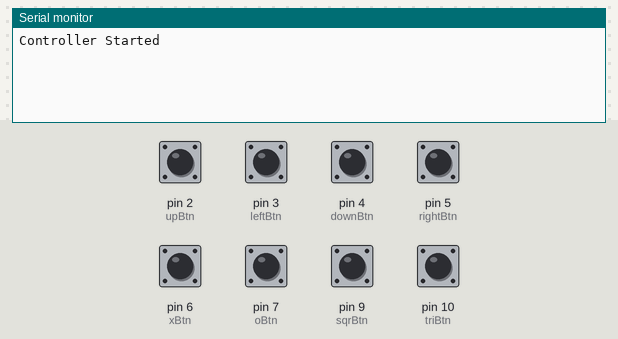
Simulated run of this sketch. Board: Arduino Leonardo, built with avr-gcc and run on an emulated ATmega32U4. On the bench: the last lines printed to the serial monitor. The test bench sets the inputs (shaded band); at power-on: pin 2 (upBtn), pin 3 (leftBtn), pin 4 (downBtn), pin 5 (rightBtn), pin 6 (xBtn), pin 7 (oBtn), pin 9 (sqrBtn), pin 10 (triBtn) HIGH. USB keyboard and mouse output is not drawn.

Above: at 1.2 s.
1.3 s: pin 2 (upBtn) pulled LOW for 0.15 s
At 1.9 s:
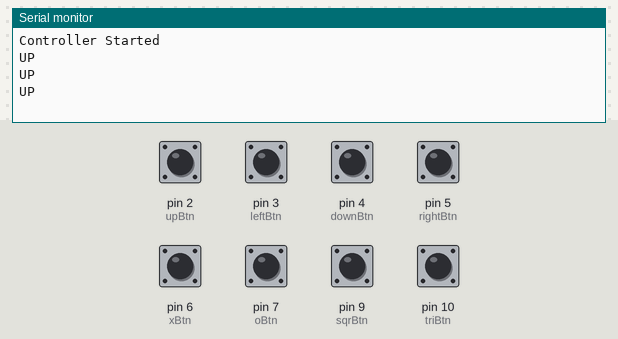
2.9 s: pin 3 (leftBtn) pulled LOW for 0.15 s
At 3.7 s:
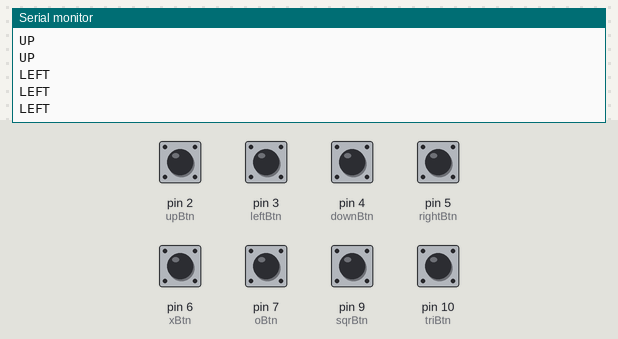
4.5 s: pin 4 (downBtn) pulled LOW for 0.15 s
At 5.4 s:
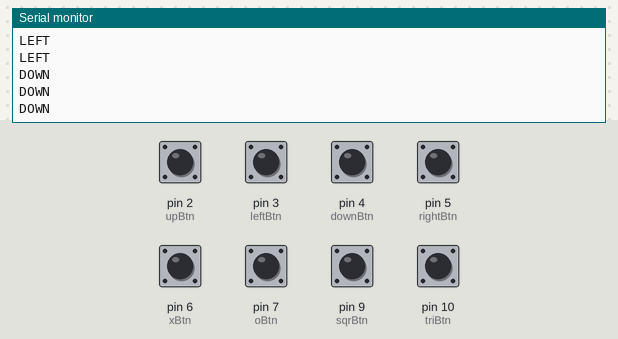
6.1 s: pin 5 (rightBtn) pulled LOW for 0.15 s
At 6.5 s:
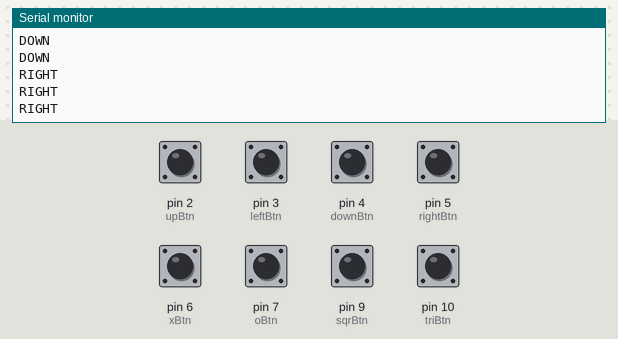
7.7 s: pin 6 (xBtn) pulled LOW for 0.15 s
At 8.3 s:
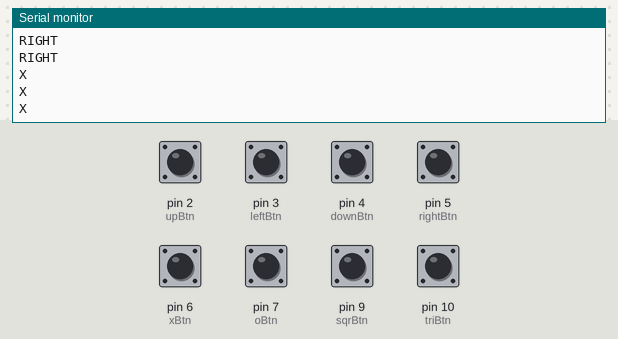
9.3 s: pin 7 (oBtn) pulled LOW for 0.15 s
At 10.1 s:
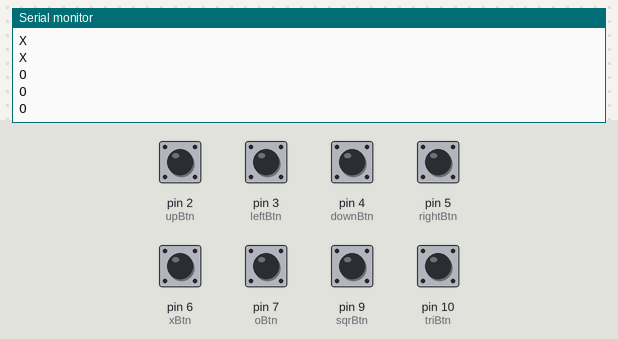

Measured:
- after the input at 1.3 s, the serial monitor: prints a new line at once (image 1)
- after the input at 2.9 s, the serial monitor: prints a new line at once (image 2)
- after the input at 4.5 s, the serial monitor: prints a new line at once (image 3)
- after the input at 6.1 s, the serial monitor: prints a new line at once (image 4)
- after the input at 7.7 s, the serial monitor: prints a new line at once (image 5)
- after the input at 9.3 s, the serial monitor: prints a new line at once (image 6)

The sketch:

MICRO.ino
```cpp
#include <Keyboard.h>

const int upBtn = 2;
const int downBtn = 4;
const int leftBtn = 3;
const int rightBtn = 5;

const int xBtn = 6;
const int oBtn = 7;
const int triBtn = 10;
const int sqrBtn = 9;

void setup() {

  Serial.begin(9600);

  pinMode(upBtn, INPUT_PULLUP);
  pinMode(downBtn, INPUT_PULLUP);
  pinMode(leftBtn, INPUT_PULLUP);
  pinMode(rightBtn, INPUT_PULLUP);

  pinMode(xBtn, INPUT_PULLUP);
  pinMode(oBtn, INPUT_PULLUP);
  pinMode(triBtn, INPUT_PULLUP);
  pinMode(sqrBtn, INPUT_PULLUP);

  Keyboard.begin();

  Serial.println("Controller Started");
}

void loop() {

  // Action buttons first priority
  bool xPressed   = digitalRead(xBtn) == LOW;
  bool oPressed   = digitalRead(oBtn) == LOW;
  bool tPressed   = digitalRead(triBtn) == LOW;
  bool sPressed   = digitalRead(sqrBtn) == LOW;

  // Agar koi action button dab raha hai
  if (xPressed || oPressed || tPressed || sPressed) {

    // Direction keys release
    Keyboard.release(KEY_UP_ARROW);
    Keyboard.release(KEY_DOWN_ARROW);
    Keyboard.release(KEY_LEFT_ARROW);
    Keyboard.release(KEY_RIGHT_ARROW);

    // X
    if (xPressed) {
      Keyboard.press('x');
      Serial.println("X");
    } else {
      Keyboard.release('x');
    }

    // O
    if (oPressed) {
      Keyboard.press('o');
      Serial.println("O");
    } else {
      Keyboard.release('o');
    }

    // TRIANGLE
    if (tPressed) {
      Keyboard.press('t');
      Serial.println("TRIANGLE");
    } else {
      Keyboard.release('t');
    }

    // SQUARE
    if (sPressed) {
      Keyboard.press('s');
      Serial.println("SQUARE");
    } else {
      Keyboard.release('s');
    }
  }

  // Agar action button nahi dab raha
  else {

    Keyboard.release('x');
    Keyboard.release('o');
    Keyboard.release('t');
    Keyboard.release('s');

    // UP
    if (digitalRead(upBtn) == LOW) {
      Keyboard.press(KEY_UP_ARROW);
      Serial.println("UP");
    } else {
      Keyboard.release(KEY_UP_ARROW);
    }

    // DOWN
    if (digitalRead(downBtn) == LOW) {
      Keyboard.press(KEY_DOWN_ARROW);
      Serial.println("DOWN");
    } else {
      Keyboard.release(KEY_DOWN_ARROW);
    }

    // LEFT
    if (digitalRead(leftBtn) == LOW) {
      Keyboard.press(KEY_LEFT_ARROW);
      Serial.println("LEFT");
    } else {
      Keyboard.release(KEY_LEFT_ARROW);
    }

    // RIGHT
    if (digitalRead(rightBtn) == LOW) {
      Keyboard.press(KEY_RIGHT_ARROW);
      Serial.println("RIGHT");
    } else {
      Keyboard.release(KEY_RIGHT_ARROW);
    }
  }

  delay(50);
}
```
